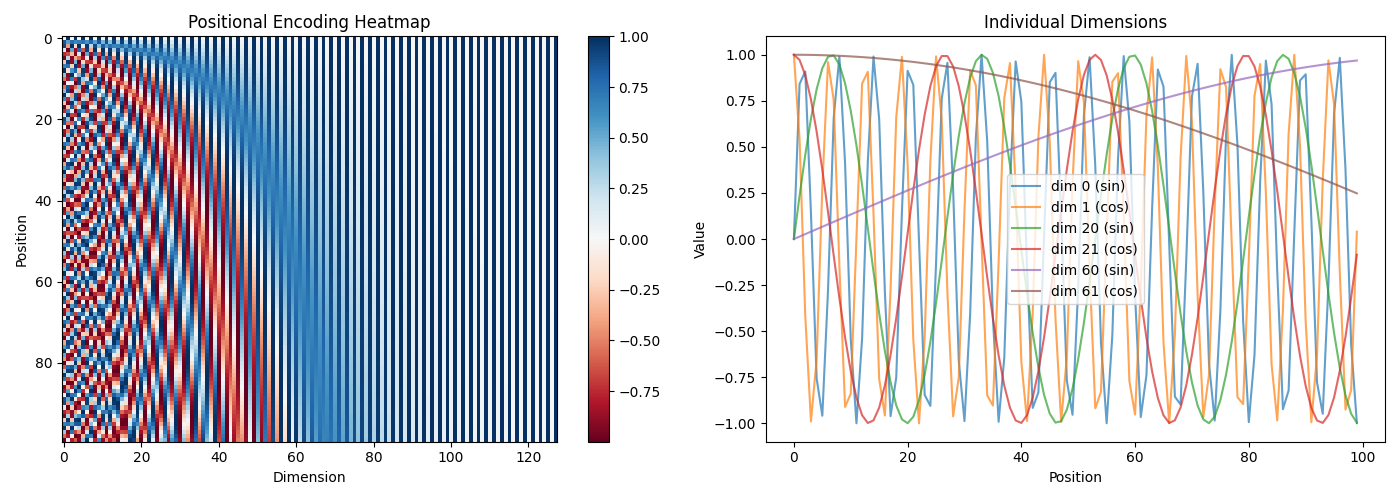

Reproduce this figure in Python.
"""

PE(pos, 2i)   = sin(pos / 10000^(2i/C))
PE(pos, 2i+1) = cos(pos / 10000^(2i/C))

Shapes:
    T = sequence length
    C = embedding dimension (must be even)
    output: (T, C)

Positional Encoding: represent every token in sequence with an embedding vector ot C-dim.
The vector is filled by alternating sin & cos terms. 0th position is a sin term; 1st position is cos; 2nd is sin and so on.

sin / cos are generated as follows:
for a token; for the C - dim vector, select an index i & generate 10000 ^ (2i/|C|). Then again multiple this term with the index of the token & do alternating sin/cos

---
ELI5: Why Sinusoidal (Sin/Cos) Positional Encodings?

The Core Idea: Position as a Unique "Barcode"
Think of positional encoding like giving each position in a sentence a unique barcode made of waves at different speeds.

Analogy: Clock Hands
Imagine a clock with many hands spinning at different speeds:

Position 0:  All hands at 12 o'clock
Position 1:  Fast hand moved a bit, slow hand barely moved
Position 2:  Fast hand moved more, slow hand still slow
Position 10: Fast hand did full cycle, slow hand moved a bit
Position 100: Fast hand did many circles, slow hand halfway

Each position has a unique combination of hand positions!

---
Different "Frequencies" for Different Dimensions

Dimension 0:  sin(pos / 10000^0) = sin(pos / 1)        <- FAST wave
Dimension 64: sin(pos / 10000^(64/512)) = sin(pos / 21.5) <- SLOWER
Dimension 510: sin(pos / 10000^(510/512)) = sin(pos / 9102) <- VERY SLOW

---
Why This Is Brilliant:

1. Every Position Gets Unique Pattern - No two positions have the same pattern!

2. Relative Position is Learnable - PE(pos + k) can be written as LINEAR FUNCTION of PE(pos)
   Because of sin/cos addition formulas: sin(a + b) = sin(a)cos(b) + cos(a)sin(b)
   The model can learn this matrix through training!

3. Works for Any Length - Unlike learned embeddings (limited to max length),
   sinusoidal works for any position. You can use a model trained on 512 tokens for 1000 token sequences!

---
Why Sin AND Cos (Even/Odd Pairs)?

Sin and cos are 90 deg out of phase. Together they form a "2D rotation":
[sin(t), cos(t)] traces a circle as t increases

This gives more information than just sin alone:
- Sin alone: can't distinguish pos=0 from pos=2*pi
- Sin+cos: unique point on circle for each position!

---
Analogy: Binary Numbers (But Smooth)

Binary:       0: 0000, 1: 0001, 2: 0010, 3: 0011, 4: 0100
Sinusoidal:   Like binary but smooth and continuous!
              - Lower dims change fast (like rightmost bit)
              - Higher dims change slow (like leftmost bit)

---
TL;DR:

1. Unique pattern for each position
2. Encodes relative position (model can learn "k positions away")
3. Works for any length (not limited to training length)
4. Multiple frequencies (like binary but smooth)
5. Sin+Cos pairs (full 2D information per frequency)

It's like giving each word a unique "location code" made of waves at different speeds,
and the model can learn to read these codes to understand where words are relative to each other!
---

"""

import numpy as np


class SinusoidalPositionalEncoding:
    class np:
        @staticmethod
        def forward(seq_len: int, d_model: int) -> np.ndarray:
            """
            Args:
                seq_len: T (sequence length)
                d_model: C (embedding dimension, must be even)

            Returns:
                PE: (T, C) positional encodings
            """
            # Step 1: Create position indices [0, 1, 2, ..., T-1] as column vector (T, 1)
            position = np.arange(seq_len)[:, np.newaxis]  # shape: (T, 1)

            # Step 2: Create the division term for each dimension pair
            # Formula: 10000^(2i/C) but we compute it as exp(2i * -log(10000)/C)
            # i goes from 0 to C/2-1 (one value per sin/cos pair)
            div_term = np.exp(np.arange(0, d_model, 2) * -(np.log(1e4) / d_model))

            # Step 3: Initialize output matrix
            pe = np.zeros((seq_len, d_model))

            # Step 4: Fill even indices with sin, odd indices with cos
            # pe[:, 0::2] means all rows, columns 0, 2, 4, ... (even)
            # pe[:, 1::2] means all rows, columns 1, 3, 5, ... (odd)
            pe[:, 0::2] = np.sin(position * div_term)
            pe[:, 1::2] = np.cos(position * div_term)

            return pe


class LearnedPositionalEmbedding:
    """
    Learned positional embeddings (GPT-style).
    Just a lookup table: position index -> embedding vector.

    Forward: PE = W[positions]
    Backward: same as Embedding layer (accumulate gradients at looked-up rows)
    """

    class np:
        @staticmethod
        def forward(seq_len: int, W: np.ndarray) -> np.ndarray:
            """
            Args:
                seq_len: T (actual sequence length)
                W: (max_seq_len, C) learnable embedding matrix

            Returns:
                PE: (T, C) positional embeddings
            """
            positions = np.arange(seq_len)
            pe = W[positions]
            return pe


if __name__ == "__main__":
    import matplotlib.pyplot as plt

    T = 100
    C = 128

    pe = SinusoidalPositionalEncoding.np.forward(T, C)

    # Shape check
    print(f"Shape: {pe.shape} (expected ({T}, {C}))")

    # Range check
    print(f"Range: [{pe.min():.2f}, {pe.max():.2f}] (expected [-1, 1])")

    # Visualization
    fig, (ax1, ax2) = plt.subplots(1, 2, figsize=(14, 5))

    # Heatmap: rows = positions, cols = dimensions
    im = ax1.imshow(pe, cmap="RdBu", aspect="auto")
    ax1.set_xlabel("Dimension")
    ax1.set_ylabel("Position")
    ax1.set_title("Positional Encoding Heatmap")
    plt.colorbar(im, ax=ax1)

    # Wave plots: show a few dimensions across all positions
    for dim in [0, 1, 20, 21, 60, 61]:
        label = f"dim {dim} ({'sin' if dim % 2 == 0 else 'cos'})"
        ax2.plot(pe[:, dim], label=label, alpha=0.7)
    ax2.set_xlabel("Position")
    ax2.set_ylabel("Value")
    ax2.set_title("Individual Dimensions")
    ax2.legend()

    plt.tight_layout()
    plt.savefig("positional_encoding.png")
    plt.show()
